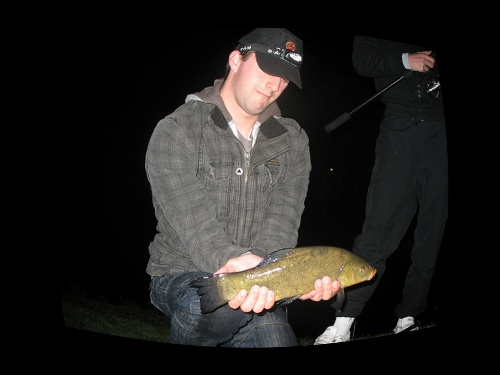
#> input picture probak/object_recognition_probak/imagenet_fisheye/n01440764/02079.jpg, 500 x 375 px, given as the content of the folder .cache/kagglehub/datasets/titericz/imagenet1k-val/versions/1, which was not available
$ python imagenet_fisheye_creation.py   (older library calls are emulated)
#> lines starting #> are read from the running program, lines starting #| are printed output that depends on the picture
import os
import cv2
import numpy as np
from PIL import Image
from tqdm import tqdm
import random
import shutil

# -----------------------------
# INPUT / OUTPUT
# -----------------------------
INPUT_DIR = "/home/isard/.cache/kagglehub/datasets/titericz/imagenet1k-val/versions/1"
OUTPUT_DIR = "imagenet_fisheye"
MAX_IMAGES = 5000
FISHEYE_STRENGTH = 2.0

os.makedirs(OUTPUT_DIR, exist_ok=True)

# -----------------------------
# FISHEYE FUNCTION
# -----------------------------
def fisheye(image, strength):
    h, w = image.shape[:2]

    K = np.array([
        [w, 0, w / 2],
        [0, w, h / 2],
        [0, 0, 1]
    ], dtype=np.float32)

    D = np.array([strength, strength, 0.0, 0.0], dtype=np.float32)

    map1, map2 = cv2.fisheye.initUndistortRectifyMap(
        K, D, np.eye(3),
        K,
        (w, h),
        cv2.CV_16SC2
    )

    return cv2.remap(image, map1, map2, interpolation=cv2.INTER_LINEAR)

# -----------------------------
# COLLECT IMAGES (KEEP LABEL STRUCTURE)
# -----------------------------
image_paths = []

for root, _, files in os.walk(INPUT_DIR):
    for f in files:
        if f.lower().endswith((".jpg", ".jpeg", ".png")):
            full_path = os.path.join(root, f)
            label = os.path.basename(root)  # ImageNet class folder
            image_paths.append((full_path, label))

print(f"Found {len(image_paths)} images")

# shuffle for unbiased sampling
random.shuffle(image_paths)

# limit to 5000
image_paths = image_paths[:MAX_IMAGES]

# -----------------------------
# PROCESS
# -----------------------------
for i, (img_path, label) in enumerate(tqdm(image_paths)):

    try:
        img = Image.open(img_path).convert("RGB")
#> img is the input picture: PIL image 500x375 RGB; mean R, G, B 34, 32.2, 30.1
        img = np.array(img)

        distorted = fisheye(img, FISHEYE_STRENGTH)
#> in fisheye, `return cv2.remap(image, map1, map2, interpolation=cv2.INTER_LINEAR)`:
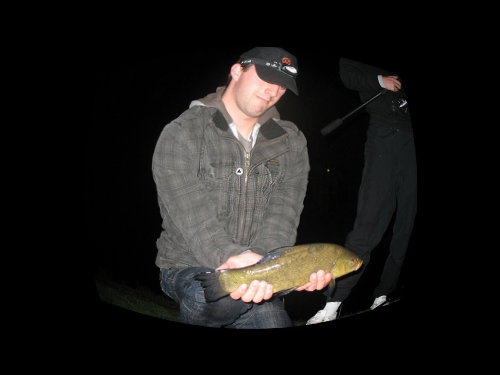
#> returned value: shape (375, 500, 3); mean of channels 0, 1, 2 27.4, 25.9, 24.2; drawn as R, G, B

        # output structure: keep label folders
        out_dir = os.path.join(OUTPUT_DIR, label)
        os.makedirs(out_dir, exist_ok=True)

        out_path = os.path.join(out_dir, f"{i:05d}.jpg")

        cv2.imwrite(
            out_path,
            cv2.cvtColor(distorted, cv2.COLOR_RGB2BGR)
        )

    except Exception as e:
        print(f"Skip {img_path}: {e}")

print("DONE ✔ Fisheye ImageNet dataset created")

$ run again, on probak/object_recognition_probak/imagenet_fisheye/n01514668/01156.jpg
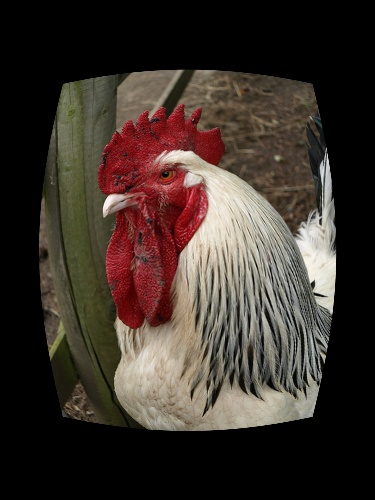
#> input picture probak/object_recognition_probak/imagenet_fisheye/n01514668/01156.jpg, 375 x 500 px, given as the content of the folder .cache/kagglehub/datasets/titericz/imagenet1k-val/versions/1, which was not available
#> img is the input picture: PIL image 375x500 RGB; mean R, G, B 60.3, 50, 43.2
#> in fisheye, `return cv2.remap(image, map1, map2, interpolation=cv2.INTER_LINEAR)`:
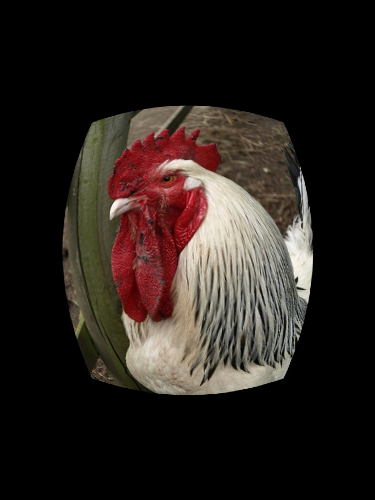
#> returned value: shape (500, 375, 3); mean of channels 0, 1, 2 40.3, 32.6, 28.4; drawn as R, G, B

$ run again, on probak/object_recognition_probak/imagenet_fisheye/n01514859/01658.jpg
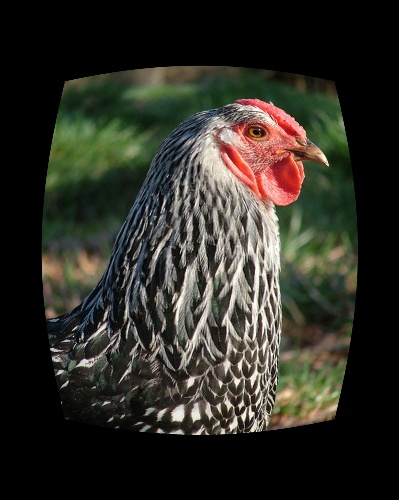
#> input picture probak/object_recognition_probak/imagenet_fisheye/n01514859/01658.jpg, 399 x 500 px, given as the content of the folder .cache/kagglehub/datasets/titericz/imagenet1k-val/versions/1, which was not available
#> img is the input picture: PIL image 399x500 RGB; mean R, G, B 46.7, 45.7, 38
#> in fisheye, `return cv2.remap(image, map1, map2, interpolation=cv2.INTER_LINEAR)`:
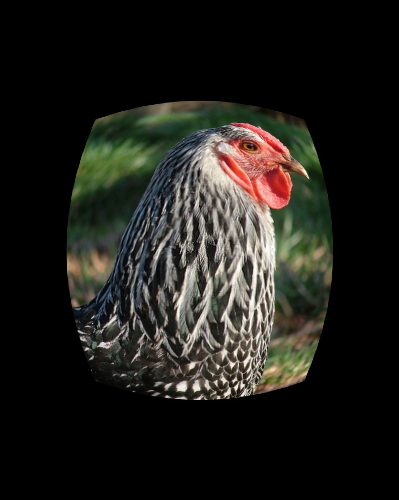
#> returned value: shape (500, 399, 3); mean of channels 0, 1, 2 31.7, 30.8, 26.2; drawn as R, G, B

$ run again, on probak/object_recognition_probak/imagenet_fisheye/n01514859/02258.jpg
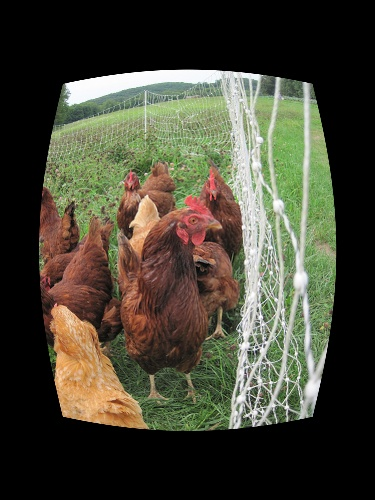
#> input picture probak/object_recognition_probak/imagenet_fisheye/n01514859/02258.jpg, 375 x 500 px, given as the content of the folder .cache/kagglehub/datasets/titericz/imagenet1k-val/versions/1, which was not available
#> img is the input picture: PIL image 375x500 RGB; mean R, G, B 70.5, 68.8, 53.7
#> in fisheye, `return cv2.remap(image, map1, map2, interpolation=cv2.INTER_LINEAR)`:
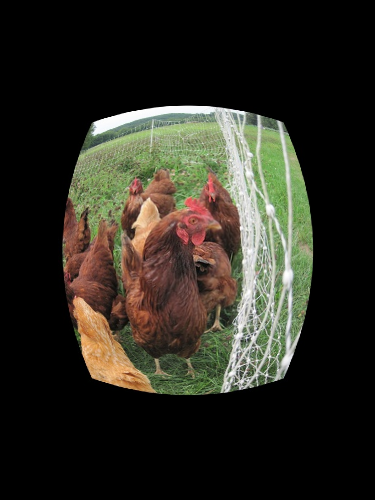
#> returned value: shape (500, 375, 3); mean of channels 0, 1, 2 44.7, 42.6, 33.4; drawn as R, G, B
